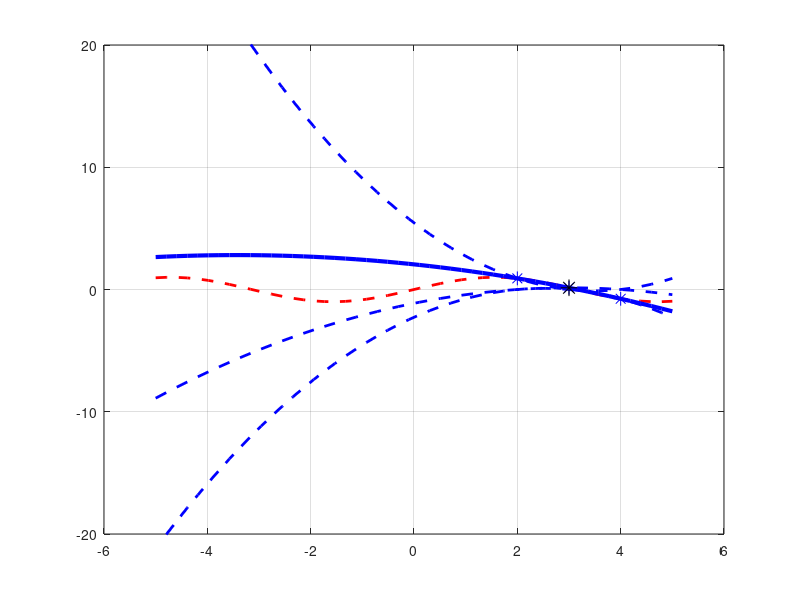

Recreate this plot in MATLAB.
function lagrange_polynomials()

clear
clc
close all

%%%Actual Function
x = linspace(-5,5,50);
y = f(x);

figure()
plot(x,y,'r--','LineWidth',2)
grid on
hold on

%%%Sample Data Points
x0 = 2;
fx0 = f(x0);
x1 = 4;
fx1 = f(x1);
x2 = 3; 
fx2 = f(x2);

plot(x0,fx0,'b*','MarkerSize',10)
plot(x1,fx1,'b*','MarkerSize',10)
plot(x2,fx2,'b*','MarkerSize',10)

%%Linear Lagrange Polynomial

% L11 = (x-x1)/(x0-x1)*fx0;
% L12 = (x-x0)/(x1-x0)*fx1;
% L1 = L11+L12;

% plot(x,L11,'g-.','LineWidth',2)
% plot(x,L12,'g--','LineWidth',2)
% plot(x,L1,'g-','LineWidth',2)

%%%Quadratic Lagrange Polynomial
L21 = (x-x1).*(x-x2)/((x0-x1)*(x0-x2))*fx0;
L22 = (x-x0).*(x-x2)/((x1-x0)*(x1-x2))*fx1;
L23 = (x-x0).*(x-x1)/((x2-x1)*(x2-x0))*fx2;

L2 = L21+L22+L23;

plot(x,L21,'b--','LineWidth',2)
plot(x,L22,'b--','LineWidth',2)
plot(x,L23,'b--','LineWidth',2)
plot(x,L2,'b-','LineWidth',3)
ylim([-20 20])


%%%%Estimate 
xest = 3;
yactual = f(xest);

plot(xest,yactual,'k*','MarkerSize',12)

% L1est = (xest-x1)/(x0-x1)*fx0 + (xest-x0)/(x1-x0)*fx1;

% plot(xest,L1est,'k*','MarkerSize',12)
function y = f(x)

y = sin(x);
